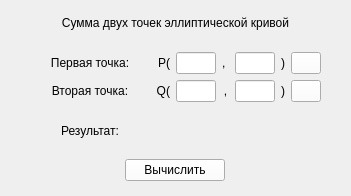
         <widget class="QWidget" name="page">
          <property name="geometry">
           <rect>
            <x>0</x>
            <y>0</y>
            <width>351</width>
            <height>196</height>
           </rect>
          </property>
          <property name="palette">
           <palette>
            <active>
             <colorrole role="Button">
              <brush brushstyle="SolidPattern">
               <color alpha="255">
                <red>255</red>
                <green>255</green>
                <blue>255</blue>
               </color>
              </brush>
             </colorrole>
             <colorrole role="NoRole">
              <brush brushstyle="SolidPattern">
               <color alpha="255">
                <red>255</red>
                <green>255</green>
                <blue>255</blue>
               </color>
              </brush>
             </colorrole>
             <colorrole role="PlaceholderText">
              <brush brushstyle="SolidPattern">
               <color alpha="128">
                <red>255</red>
                <green>255</green>
                <blue>255</blue>
               </color>
              </brush>
             </colorrole>
            </active>
            <inactive>
             <colorrole role="Button">
              <brush brushstyle="SolidPattern">
               <color alpha="255">
                <red>255</red>
                <green>255</green>
                <blue>255</blue>
               </color>
              </brush>
             </colorrole>
             <colorrole role="NoRole">
              <brush brushstyle="SolidPattern">
               <color alpha="255">
                <red>255</red>
                <green>255</green>
                <blue>255</blue>
               </color>
              </brush>
             </colorrole>
             <colorrole role="PlaceholderText">
              <brush brushstyle="SolidPattern">
               <color alpha="128">
                <red>255</red>
                <green>255</green>
                <blue>255</blue>
               </color>
              </brush>
             </colorrole>
            </inactive>
            <disabled>
             <colorrole role="Button">
              <brush brushstyle="SolidPattern">
               <color alpha="255">
                <red>255</red>
                <green>255</green>
                <blue>255</blue>
               </color>
              </brush>
             </colorrole>
             <colorrole role="NoRole">
              <brush brushstyle="SolidPattern">
               <color alpha="255">
                <red>255</red>
                <green>255</green>
                <blue>255</blue>
               </color>
              </brush>
             </colorrole>
             <colorrole role="PlaceholderText">
              <brush brushstyle="SolidPattern">
               <color alpha="128">
                <red>255</red>
                <green>255</green>
                <blue>255</blue>
               </color>
              </brush>
             </colorrole>
            </disabled>
           </palette>
          </property>
          <property name="autoFillBackground">
           <bool>true</bool>
          </property>
          <property name="styleSheet">
           <string notr="true"/>
          </property>
          <attribute name="label">
           <string>Сумма точек</string>
          </attribute>
          <widget class="QWidget" name="gridLayoutWidget_3">
           <property name="geometry">
            <rect>
             <x>30</x>
             <y>0</y>
             <width>291</width>
             <height>181</height>
            </rect>
           </property>
           <layout class="QGridLayout" name="gridLayout_3" rowstretch="1,0,0,1,0" columnstretch="1,0,0,0,0,0,0">
            <item row="1" column="1">
             <widget class="QLabel" name="label_8">
              <property name="text">
               <string>P(</string>
              </property>
              <property name="alignment">
               <set>Qt::AlignRight|Qt::AlignTrailing|Qt::AlignVCenter</set>
              </property>
             </widget>
            </item>
            <item row="3" column="1" colspan="6">
             <widget class="QLabel" name="resultSum">
              <property name="text">
               <string/>
              </property>
              <property name="alignment">
               <set>Qt::AlignCenter</set>
              </property>
             </widget>
            </item>
            <item row="2" column="0">
             <widget class="QLabel" name="label_9">
              <property name="text">
               <string>Вторая точка:</string>
              </property>
              <property name="alignment">
               <set>Qt::AlignCenter</set>
              </property>
             </widget>
            </item>
            <item row="2" column="1">
             <widget class="QLabel" name="label_10">
              <property name="text">
               <string>Q(</string>
              </property>
              <property name="alignment">
               <set>Qt::AlignRight|Qt::AlignTrailing|Qt::AlignVCenter</set>
              </property>
             </widget>
            </item>
            <item row="2" column="6">
             <widget class="QPushButton" name="randomPointButton_2">
              <property name="maximumSize">
               <size>
                <width>30</width>
                <height>16777215</height>
               </size>
              </property>
              <property name="text">
               <string/>
              </property>
              <property name="icon">
               <iconset>
                <normaloff>play.png</normaloff>play.png</iconset>
              </property>
             </widget>
            </item>
            <item row="1" column="3">
             <widget class="QLabel" name="label_11">
              <property name="text">
               <string>, </string>
              </property>
              <property name="alignment">
               <set>Qt::AlignCenter</set>
              </property>
             </widget>
            </item>
            <item row="2" column="5">
             <widget class="QLabel" name="label_14">
              <property name="text">
               <string>)</string>
              </property>
             </widget>
            </item>
            <item row="1" column="0">
             <widget class="QLabel" name="label_7">
              <property name="text">
               <string>Первая точка:</string>
              </property>
              <property name="textFormat">
               <enum>Qt::AutoText</enum>
              </property>
              <property name="alignment">
               <set>Qt::AlignCenter</set>
              </property>
             </widget>
            </item>
            <item row="3" column="0">
             <widget class="QLabel" name="label_15">
              <property name="text">
               <string>Результат:</string>
              </property>
              <property name="alignment">
               <set>Qt::AlignCenter</set>
              </property>
             </widget>
            </item>
            <item row="1" column="2">
             <widget class="QLineEdit" name="xSumLineEdit_1">
              <property name="maximumSize">
               <size>
                <width>40</width>
                <height>16777215</height>
               </size>
              </property>
              <property name="alignment">
               <set>Qt::AlignRight|Qt::AlignTrailing|Qt::AlignVCenter</set>
              </property>
             </widget>
            </item>
            <item row="2" column="4">
             <widget class="QLineEdit" name="ySumLineEdit_2">
              <property name="maximumSize">
               <size>
                <width>40</width>
                <height>16777215</height>
               </size>
              </property>
              <property name="alignment">
               <set>Qt::AlignRight|Qt::AlignTrailing|Qt::AlignVCenter</set>
              </property>
             </widget>
            </item>
            <item row="1" column="5">
             <widget class="QLabel" name="label_12">
              <property name="text">
               <string>)</string>
              </property>
             </widget>
            </item>
            <item row="1" column="4">
             <widget class="QLineEdit" name="ySumLineEdit_1">
              <property name="maximumSize">
               <size>
                <width>40</width>
                <height>16777215</height>
               </size>
              </property>
              <property name="alignment">
               <set>Qt::AlignRight|Qt::AlignTrailing|Qt::AlignVCenter</set>
              </property>
             </widget>
            </item>
            <item row="1" column="6">
             <widget class="QPushButton" name="randomPointButton_1">
              <property name="maximumSize">
               <size>
                <width>30</width>
                <height>16777215</height>
               </size>
              </property>
              <property name="text">
               <string/>
              </property>
              <property name="icon">
               <iconset>
                <normaloff>play.png</normaloff>play.png</iconset>
              </property>
             </widget>
            </item>
            <item row="0" column="0" colspan="7">
             <widget class="QLabel" name="label_6">
              <property name="text">
               <string>Сумма двух точек эллиптической кривой</string>
              </property>
              <property name="alignment">
               <set>Qt::AlignCenter</set>
              </property>
             </widget>
            </item>
            <item row="2" column="2">
             <widget class="QLineEdit" name="xSumLineEdit_2">
              <property name="maximumSize">
               <size>
                <width>40</width>
                <height>16777215</height>
               </size>
              </property>
              <property name="alignment">
               <set>Qt::AlignRight|Qt::AlignTrailing|Qt::AlignVCenter</set>
              </property>
             </widget>
            </item>
            <item row="2" column="3">
             <widget class="QLabel" name="label_13">
              <property name="text">
               <string>,</string>
              </property>
              <property name="alignment">
               <set>Qt::AlignCenter</set>
              </property>
             </widget>
            </item>
            <item row="4" column="0" colspan="7">
             <layout class="QHBoxLayout" name="horizontalLayout_3">
              <item>
               <widget class="QPushButton" name="sumButton">
                <property name="maximumSize">
                 <size>
                  <width>100</width>
                  <height>16777215</height>
                 </size>
                </property>
                <property name="text">
                 <string>Вычислить</string>
                </property>
                <property name="autoDefault">
                 <bool>true</bool>
                </property>
               </widget>
              </item>
             </layout>
            </item>
           </layout>
          </widget>
         </widget>
